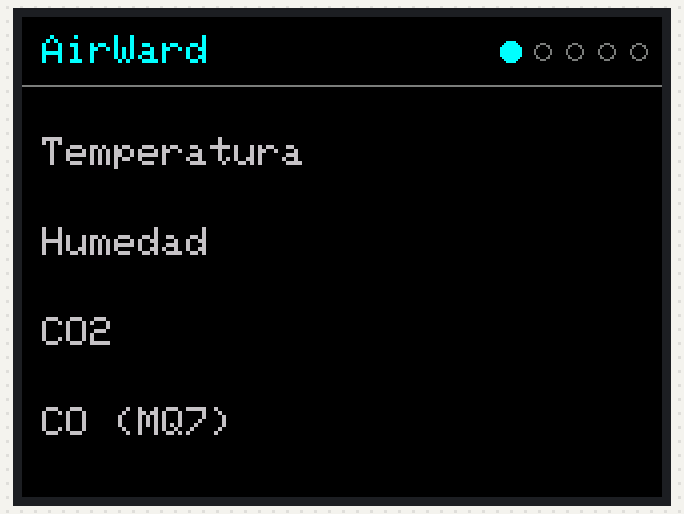
The program below on a simulated ESP32. On the bench: 320×240 colour display. WiFi joins after 1.5 s; servers stay silent unless stated; no MQTT or app messages arrive unless stated; not simulated (calls return 0 or success): secrets.h; what the program prints to the serial monitor is not drawn.

Above: at 0.88 s.
At 5.1 s:
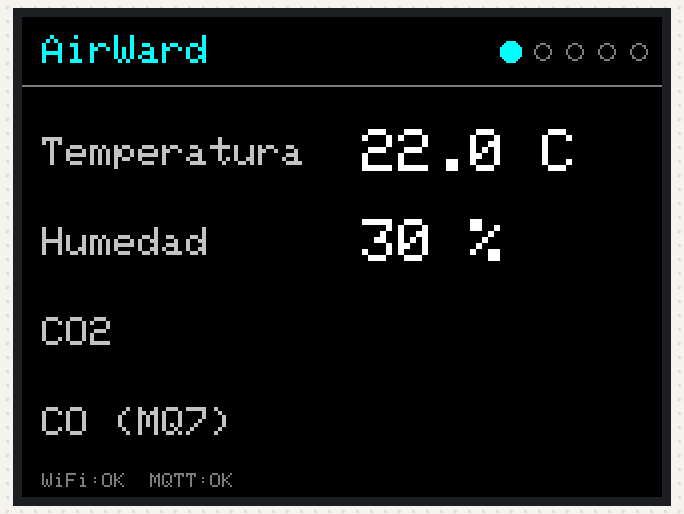
At 10.9 s:
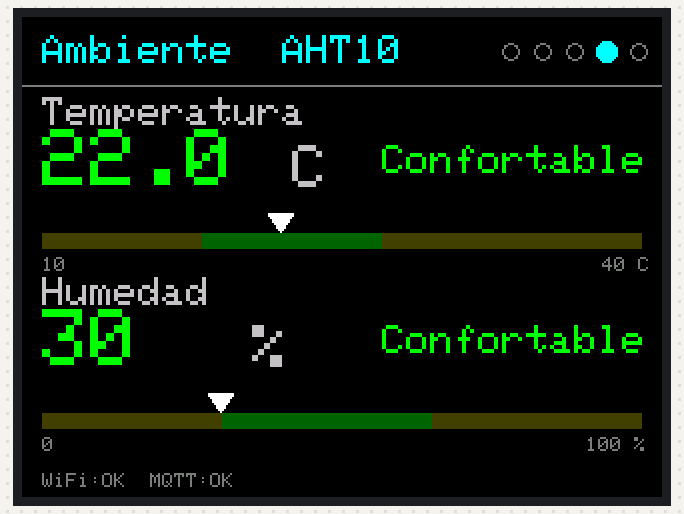
At 20.9 s:
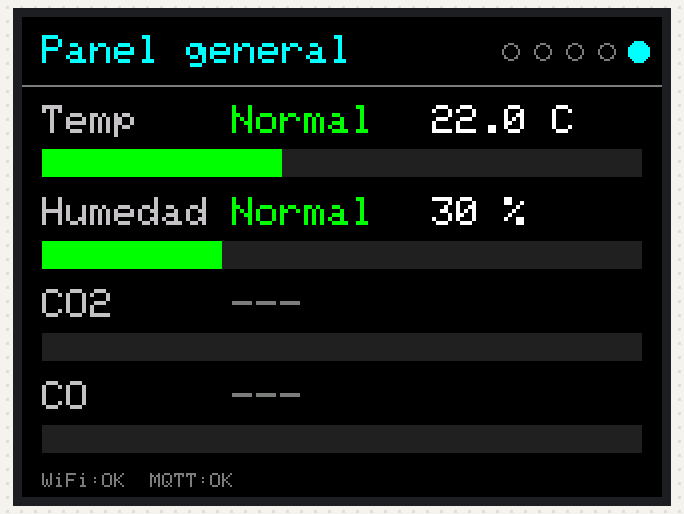
At 31.0 s:
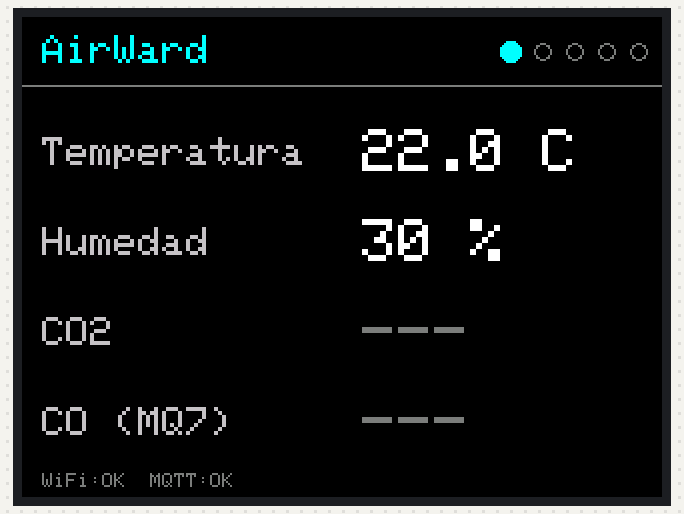

Measured:
- what the display in image 1 shows lasts 5.8 s, from 5.1 s to 10.9 s
- what the display in image 2 shows lasts 10.0 s, from 10.9 s to 20.9 s
- what the display in image 3 shows lasts 10.1 s, from 20.9 s to 31.0 s

The program:

main.cpp
```cpp
#include <Arduino.h>
#include <WiFi.h>
#include <PubSubClient.h>
#include <ArduinoJson.h>
#include <Wire.h>
#include <SPI.h>
#include <Adafruit_AHTX0.h>
#include <Adafruit_GFX.h>
#include <Adafruit_ILI9341.h>

// --- WiFi y broker: se definen en include/secrets.h (copiar de secrets.h.example) ---
#include "secrets.h"

// --- MQTT (el puerto 1883 es el del broker Mosquitto en Docker) ---
const int MQTT_PORT = 1883;

// --- MQTT ---
const char* MQTT_CLIENT_ID = "airward-principal";
const char* MQTT_TOPIC_DATOS = "airward/aht10";
const char* MQTT_TOPIC_STATUS = "airward/principal/status";
const char* MQTT_TOPIC_SUSCRIBIR = "airward/#";

// --- Pantalla ILI9341 (SPI por hardware: SCK=GPIO18, MOSI=GPIO23) ---
#define TFT_CS  5
#define TFT_DC  17
#define TFT_RST 16
Adafruit_ILI9341 tft(TFT_CS, TFT_DC, TFT_RST);

// --- Sensor local (AHT10) ---
// AHT_SIMULADO = 1: valores fijos (el AHT10 soldado no responde). Poner 0 para usar el sensor real.
#define AHT_SIMULADO 1
const float SIM_TEMP = 22.0;
const float SIM_HUM = 30.0;

Adafruit_AHTX0 aht;
bool ahtOk = false;
float tempLocal = 0;
float humLocal = 0;

//LED_TEST
#define PIN_LED_TEST              2       //en este ESP32 es el pin 2 el que tiene el LED integrado
#define CFG_LED_TEST              pinMode(PIN_LED_TEST, OUTPUT)
#define PRENDER_LED_TEST          digitalWrite(PIN_LED_TEST, HIGH)
#define APAGAR_LED_TEST           digitalWrite(PIN_LED_TEST, LOW)
#define AJUSTAR_LED_TEST(x)       digitalWrite(PIN_LED_TEST, x)

// Constantes para el destello del LED
const unsigned int TIEMPO_DESTELLO_ON  = 50;
const unsigned int TIEMPO_DESTELLO_OFF = 2000;

void LedTest() {
  static unsigned long millis_ant = 0;
  static bool estadoLed = false;
  static unsigned int intervaloActual = TIEMPO_DESTELLO_OFF;


  if (millis() - millis_ant < intervaloActual) return;
  millis_ant = millis();


  estadoLed = !estadoLed;
  AJUSTAR_LED_TEST(estadoLed);

  intervaloActual = estadoLed ? TIEMPO_DESTELLO_ON : TIEMPO_DESTELLO_OFF;
}


// --- Datos recibidos de los otros nodos ---
struct DatoRemoto {
  float valor = 0;
  unsigned long ultimo = 0;  // millis() del último mensaje recibido (0 = nunca)
};
DatoRemoto co2;
DatoRemoto mq7;
float co2Min = 0, co2Max = 0;   // desde que se encendió el principal

// --- Tiempos ---
const unsigned long INTERVALO_PUBLICACION = 2000;
const unsigned long INTERVALO_PANTALLA = 1000;
const unsigned long TIMEOUT_DATO_MS = 10000;   // sin mensajes por 10 s -> "---"
const unsigned long INTERVALO_REINTENTO = 5000;
const unsigned long INTERVALO_PAGINA = 10000;  // cambia de pantalla cada 10 s
const int REINICIAR_TFT_CADA = 3;              // cada N cambios de pantalla se reinicia el controlador (auto-recuperación)

WiFiClient espClient;
PubSubClient mqtt(espClient);
unsigned long ultimaPublicacion = 0;
unsigned long ultimaPantalla = 0;
unsigned long ultimoIntento = 0;
unsigned long ultimoCambioPagina = 0;

// ---------------------------------------------------------------
// MQTT: mensajes entrantes
// ---------------------------------------------------------------
void onMensaje(char* topic, byte* payload, unsigned int length) {
  StaticJsonDocument<192> doc;
  // Los topics de status ("online"/"offline") no son JSON: se descartan acá.
  if (deserializeJson(doc, payload, length)) return;

  if (strcmp(topic, "airward/mhz19") == 0) {
    co2.valor = doc["co2_ppm"];
    co2.ultimo = millis();
    if (co2.valor > 0) {
      if (co2Min == 0 || co2.valor < co2Min) co2Min = co2.valor;
      if (co2.valor > co2Max) co2Max = co2.valor;
    }
  } else if (strcmp(topic, "airward/mq7") == 0) {
    mq7.valor = doc["voltaje"];
    mq7.ultimo = millis();
  }
}

// ---------------------------------------------------------------
// Conexiones sin bloquear: así la pantalla y el AHT10 siguen
// funcionando aunque se caiga el WiFi o el broker.
// ---------------------------------------------------------------
void mantenerConexiones() {
  if (millis() - ultimoIntento < INTERVALO_REINTENTO) return;

  if (WiFi.status() != WL_CONNECTED) {
    ultimoIntento = millis();
    Serial.println("WiFi desconectado, reintentando...");
    WiFi.disconnect();
    WiFi.begin(WIFI_SSID, WIFI_PASSWORD);
    return;
  }

  if (!mqtt.connected()) {
    ultimoIntento = millis();
    Serial.print("Conectando a MQTT...");
    if (mqtt.connect(MQTT_CLIENT_ID, MQTT_TOPIC_STATUS, 1, true, "offline")) {
      Serial.println(" conectado.");
      mqtt.publish(MQTT_TOPIC_STATUS, "online", true);
      mqtt.subscribe(MQTT_TOPIC_SUSCRIBIR);
    } else {
      Serial.printf(" falló, rc=%d\n", mqtt.state());
    }
  }
}

// ---------------------------------------------------------------
// Pantalla: niveles y utilidades
// (solo ASCII: la fuente de Adafruit GFX no tiene tildes ni ñ)
// ---------------------------------------------------------------
const uint16_t COL_TRACK = 0x2104;       // gris oscuro (fondo de barras)
const uint16_t COL_VERDE_T = 0x0320;     // tonos tenues para las zonas de las escalas
const uint16_t COL_AMARILLO_T = 0x4200;
const uint16_t COL_ROJO_T = 0x4000;
const uint16_t COL_CYAN_T = 0x0208;

enum Nivel { N_NINGUNO, N_BUENO, N_MEDIO, N_ALTO };

uint16_t colorNivel(Nivel n) {
  switch (n) {
    case N_BUENO: return ILI9341_GREEN;
    case N_MEDIO: return ILI9341_YELLOW;
    case N_ALTO:  return ILI9341_RED;
    default:      return ILI9341_DARKGREY;
  }
}

Nivel nivelCO2(float ppm) {
  if (ppm <= 0) return N_NINGUNO;
  if (ppm >= 1200) return N_ALTO;
  if (ppm >= 800) return N_MEDIO;
  return N_BUENO;
}
Nivel nivelTemp(float c) { return (c < 18 || c > 27) ? N_MEDIO : N_BUENO; }
Nivel nivelHum(float h) { return (h < 30 || h > 65) ? N_MEDIO : N_BUENO; }

const char* textoTemp(float c) { return c < 18 ? "Fresco" : (c > 27 ? "Caluroso" : "Confortable"); }
const char* textoHum(float h) { return h < 30 ? "Seco" : (h > 65 ? "Humedo" : "Confortable"); }

bool datoVigente(const DatoRemoto& d) {
  return d.ultimo != 0 && (millis() - d.ultimo) < TIMEOUT_DATO_MS;
}

bool cambioDato(float& anterior, float actual, bool forzar) {
  if (!forzar && actual == anterior) return false;
  anterior = actual;
  return true;
}

// Texto sobre fondo negro, relleno con espacios para tapar el valor anterior (sin parpadeo).
void texto(int x, int y, uint8_t tam, uint16_t color, const char* s, int anchoChars = 0) {
  char buf[40];
  if (anchoChars > 0) snprintf(buf, sizeof(buf), "%-*s", anchoChars, s);
  else snprintf(buf, sizeof(buf), "%s", s);
  tft.setTextSize(tam);
  tft.setTextColor(color, ILI9341_BLACK);
  tft.setCursor(x, y);
  tft.print(buf);
}

// Barra con zonas de color tenues + marcador blanco triangular encima.
// frac = 0..1 posición del valor. Solo redibuja si el marcador se movió (slot = 0..3).
int ultimoPx[4];
void barraEscala(int slot, int x, int y, int w, int h, float frac, const float* hasta, const uint16_t* col, int n, bool forzar) {
  if (frac < 0) frac = 0;
  if (frac > 1) frac = 1;
  int px = x + (int)(frac * (w - 1));
  if (!forzar && px == ultimoPx[slot]) return;
  ultimoPx[slot] = px;
  float desde = 0;
  for (int i = 0; i < n; i++) {
    int x0 = x + (int)(desde * w);
    int x1 = x + (int)(hasta[i] * w);
    tft.fillRect(x0, y, x1 - x0, h, col[i]);
    desde = hasta[i];
  }
  tft.fillRect(x - 8, y - 11, w + 16, 10, ILI9341_BLACK);
  tft.fillTriangle(px - 6, y - 10, px + 6, y - 10, px, y - 1, ILI9341_WHITE);
}

// Barra de relleno proporcional (panel resumen).
void barraRelleno(int x, int y, int w, int h, float frac, uint16_t color) {
  if (frac < 0) frac = 0;
  if (frac > 1) frac = 1;
  int ancho = (int)(frac * w);
  tft.fillRect(x, y, ancho, h, color);
  tft.fillRect(x + ancho, y, w - ancho, h, COL_TRACK);
}

// ---------------------------------------------------------------
// Pantallas rotativas
// ---------------------------------------------------------------
enum Pagina { P_RESUMEN, P_CO2, P_CO, P_AMBIENTE, P_BARRAS, P_TOTAL };
int pagina = P_RESUMEN;
int cambiosPagina = 0;

bool paginaDisponible(int p) {
  if (p == P_CO2) return datoVigente(co2);
  if (p == P_CO) return datoVigente(mq7);
  return true;  // resumen, ambiente y barras siempre
}

void encabezado(const char* titulo, uint16_t color) {
  tft.fillScreen(ILI9341_BLACK);
  tft.setTextSize(2);
  tft.setTextColor(color);
  tft.setCursor(10, 9);
  tft.print(titulo);
  // puntos indicadores de pantalla
  for (int i = 0; i < P_TOTAL; i++) {
    int cx = 320 - 12 - (P_TOTAL - 1 - i) * 16;
    if (i == pagina) tft.fillCircle(cx, 17, 5, ILI9341_CYAN);
    else tft.drawCircle(cx, 17, 4, ILI9341_DARKGREY);
  }
  tft.drawFastHLine(0, 34, 320, ILI9341_DARKGREY);
  for (int i = 0; i < 4; i++) ultimoPx[i] = -1000;
}

void mostrarEstado() {
  char buf[40];
  snprintf(buf, sizeof(buf), "WiFi:%s  MQTT:%s   ",
           WiFi.status() == WL_CONNECTED ? "OK" : "--",
           mqtt.connected() ? "OK" : "--");
  texto(10, 228, 1, ILI9341_DARKGREY, buf);
}

// --- P_RESUMEN: lista de los 4 valores ---
void plantillaResumen() {
  encabezado("AirWard", ILI9341_CYAN);
  tft.setTextSize(2);
  tft.setTextColor(ILI9341_LIGHTGREY);
  tft.setCursor(10, 60);  tft.print("Temperatura");
  tft.setCursor(10, 105); tft.print("Humedad");
  tft.setCursor(10, 150); tft.print("CO2");
  tft.setCursor(10, 195); tft.print("CO (MQ7)");
}

void valorResumen(int y, const char* s, uint16_t color) {
  texto(170, y, 3, color, s, 8);
}

void actualizarResumen(bool forzar) {
  char txt[16];
  static float tempAnterior = -1, humAnterior = -1, co2Anterior = -1, coAnterior = -1;
  float tempActual = ahtOk ? tempLocal : -1;               // -1 = sin datos
  float humActual  = ahtOk ? humLocal : -1;
  float co2Actual  = datoVigente(co2) ? co2.valor : -1;
  float coActual   = datoVigente(mq7) ? mq7.valor : -1;

  if (cambioDato(tempAnterior, tempActual, forzar)) {
    if (ahtOk) {
      snprintf(txt, sizeof(txt), "%.1f C", tempLocal);
      valorResumen(56, txt, ILI9341_WHITE);
    } else {
      valorResumen(56, "ERROR", ILI9341_RED);
    }
  }
  if (cambioDato(humAnterior, humActual, forzar)) {
    if (ahtOk) {
      snprintf(txt, sizeof(txt), "%.0f %%", humLocal);
      valorResumen(101, txt, ILI9341_WHITE);
    } else {
      valorResumen(101, "ERROR", ILI9341_RED);
    }
  }
  if (cambioDato(co2Anterior, co2Actual, forzar)) {
    if (datoVigente(co2)) {
      snprintf(txt, sizeof(txt), "%.0f ppm", co2.valor);
      valorResumen(146, txt, colorNivel(nivelCO2(co2.valor)));
    } else {
      valorResumen(146, "---", ILI9341_DARKGREY);
    }
  }
  if (cambioDato(coAnterior, coActual, forzar)) {
    if (datoVigente(mq7)) {
      snprintf(txt, sizeof(txt), "%.2f V", mq7.valor);
      valorResumen(191, txt, ILI9341_WHITE);
    } else {
      valorResumen(191, "---", ILI9341_DARKGREY);
    }
  }
}

// --- P_CO2: detalle del MH-Z19 ---
void plantillaCO2() {
  encabezado("CO2  MH-Z19", ILI9341_CYAN);
  texto(165, 76, 3, ILI9341_LIGHTGREY, "ppm");
  tft.setTextSize(1);
  tft.setTextColor(ILI9341_DARKGREY);
  tft.setCursor(10, 172);  tft.print("400");
  tft.setCursor(76, 172);  tft.print("800");
  tft.setCursor(148, 172); tft.print("1200");
  tft.setCursor(286, 172); tft.print("2000");
}

void actualizarCO2(bool forzar) {
  char txt[32];
  static const float hasta[] = {0.25, 0.5, 1.0};
  static const uint16_t col[] = {COL_VERDE_T, COL_AMARILLO_T, COL_ROJO_T};
  bool ok = datoVigente(co2);
  static float co2Anterior = -1;
  float co2Actual = ok ? co2.valor : -1;  // -1 = sin datos
  if (co2Actual == co2Anterior && !forzar) return;  // mismo valor: no se redibuja
  co2Anterior = co2Actual;
  Nivel n = ok ? nivelCO2(co2.valor) : N_NINGUNO;
  uint16_t c = colorNivel(n);

  if (ok) snprintf(txt, sizeof(txt), "%.0f", co2.valor); else snprintf(txt, sizeof(txt), "---");
  texto(10, 50, 6, ok ? c : ILI9341_DARKGREY, txt, 4);

  tft.fillCircle(285, 78, 18, c);
  const char* msg = !ok ? "Sin datos del sensor"
                  : n == N_BUENO ? "Buena calidad de aire"
                  : n == N_MEDIO ? "Regular: ventilar pronto"
                  : n == N_ALTO ? "Mala: ventilar ya" : "Sin lectura";
  texto(10, 112, 2, ok ? c : ILI9341_DARKGREY, msg, 25);

  float frac = ok ? (co2.valor - 400.0) / 1600.0 : 0;
  barraEscala(0, 10, 152, 300, 16, frac, hasta, col, 3, forzar);

  if (co2Max > 0) snprintf(txt, sizeof(txt), "Min %.0f  Max %.0f", co2Min, co2Max);
  else snprintf(txt, sizeof(txt), " ");
  texto(10, 192, 2, ILI9341_LIGHTGREY, txt, 25);
}

// --- P_CO: detalle del MQ-7 (voltaje crudo) ---
void plantillaCO() {
  encabezado("CO  MQ-7", ILI9341_CYAN);
  texto(200, 76, 3, ILI9341_LIGHTGREY, "V");
  tft.setTextSize(1);
  tft.setTextColor(ILI9341_DARKGREY);
  tft.setCursor(10, 172);  tft.print("0 V");
  tft.setCursor(150, 172); tft.print("2.5");
  tft.setCursor(292, 172); tft.print("5 V");
  tft.setTextColor(ILI9341_LIGHTGREY);
  tft.setCursor(10, 196); tft.print("Tension cruda del sensor. Para pasarla a ppm");
  tft.setCursor(10, 208); tft.print("hay que calibrarlo con aire limpio y gas patron.");
}

void actualizarCO(bool forzar) {
  char txt[16];
  static const float hasta[] = {1.0};
  static const uint16_t col[] = {COL_CYAN_T};
  bool ok = datoVigente(mq7);
  static float coAnterior = -1;
  float coActual = ok ? mq7.valor : -1;  // -1 = sin datos
  if (coActual == coAnterior && !forzar) return;  // mismo valor: no se redibuja
  coAnterior = coActual;
  if (ok) snprintf(txt, sizeof(txt), "%.2f", mq7.valor); else snprintf(txt, sizeof(txt), "---");
  texto(10, 50, 6, ok ? ILI9341_WHITE : ILI9341_DARKGREY, txt, 5);
  tft.fillCircle(285, 78, 18, ok ? ILI9341_CYAN : ILI9341_DARKGREY);
  texto(10, 112, 2, ok ? ILI9341_CYAN : ILI9341_DARKGREY, ok ? "Sin calibrar" : "Sin datos del sensor", 25);
  barraEscala(0, 10, 152, 300, 16, ok ? mq7.valor / 5.0 : 0, hasta, col, 1, forzar);
}

// --- P_AMBIENTE: temperatura y humedad (AHT10) ---
void plantillaAmbiente() {
  encabezado("Ambiente  AHT10", ILI9341_CYAN);
  texto(10, 40, 2, ILI9341_LIGHTGREY, "Temperatura");
  texto(10, 130, 2, ILI9341_LIGHTGREY, "Humedad");
  texto(135, 64, 3, ILI9341_LIGHTGREY, "C");
  texto(115, 154, 3, ILI9341_LIGHTGREY, "%");
  tft.setTextSize(1);
  tft.setTextColor(ILI9341_DARKGREY);
  tft.setCursor(10, 120);  tft.print("10");
  tft.setCursor(290, 120); tft.print("40 C");
  tft.setCursor(10, 210);  tft.print("0");
  tft.setCursor(282, 210); tft.print("100 %");
}

void actualizarAmbiente(bool forzar) {
  char txt[16];
  static const float hastaT[] = {8.0 / 30, 17.0 / 30, 1.0};
  static const uint16_t colT[] = {COL_AMARILLO_T, COL_VERDE_T, COL_AMARILLO_T};
  static const float hastaH[] = {0.30, 0.65, 1.0};
  static const uint16_t colH[] = {COL_AMARILLO_T, COL_VERDE_T, COL_AMARILLO_T};
  static float tempAnterior = -1, humAnterior = -1;
  float tempActual = ahtOk ? tempLocal : -1;   // -1 = sin datos
  float humActual  = ahtOk ? humLocal : -1;

  if (cambioDato(tempAnterior, tempActual, forzar)) {
    if (!ahtOk) {
      texto(10, 56, 4, ILI9341_RED, "ERROR", 8);
    } else {
      snprintf(txt, sizeof(txt), "%.1f", tempLocal);
      texto(10, 56, 4, colorNivel(nivelTemp(tempLocal)), txt, 5);
      texto(180, 64, 2, colorNivel(nivelTemp(tempLocal)), textoTemp(tempLocal), 11);
      barraEscala(0, 10, 108, 300, 8, (tempLocal - 10.0) / 30.0, hastaT, colT, 3, forzar);
    }
  }

  if (cambioDato(humAnterior, humActual, forzar)) {
    if (!ahtOk) {
      texto(10, 146, 4, ILI9341_RED, "ERROR", 8);
    } else {
      snprintf(txt, sizeof(txt), "%.0f", humLocal);
      texto(10, 146, 4, colorNivel(nivelHum(humLocal)), txt, 4);
      texto(180, 154, 2, colorNivel(nivelHum(humLocal)), textoHum(humLocal), 11);
      barraEscala(1, 10, 198, 300, 8, humLocal / 100.0, hastaH, colH, 3, forzar);
    }
  }
}

// --- P_BARRAS: los 4 sensores de un vistazo ---
void plantillaBarras() {
  encabezado("Panel general", ILI9341_CYAN);
  texto(10, 44, 2, ILI9341_LIGHTGREY, "Temp");
  texto(10, 90, 2, ILI9341_LIGHTGREY, "Humedad");
  texto(10, 136, 2, ILI9341_LIGHTGREY, "CO2");
  texto(10, 182, 2, ILI9341_LIGHTGREY, "CO");
}

void filaBarras(int y, bool ok, Nivel n, const char* palabra, const char* valor, float frac, uint16_t colorBase) {
  uint16_t c = ok ? (n == N_NINGUNO ? colorBase : colorNivel(n)) : ILI9341_DARKGREY;
  texto(105, y, 2, c, ok ? palabra : "---", 8);
  texto(205, y, 2, ILI9341_WHITE, ok ? valor : "", 9);
  barraRelleno(10, y + 22, 300, 14, ok ? frac : 0, c);
}

void actualizarBarras(bool forzar) {
  char v[16];
  static float tempAnterior = -1, humAnterior = -1, co2Anterior = -1, coAnterior = -1;
  float tempActual = ahtOk ? tempLocal : -1;               // -1 = sin datos
  float humActual  = ahtOk ? humLocal : -1;
  float co2Actual  = datoVigente(co2) ? co2.valor : -1;
  float coActual   = datoVigente(mq7) ? mq7.valor : -1;

  if (cambioDato(tempAnterior, tempActual, forzar)) {
    snprintf(v, sizeof(v), "%.1f C", tempLocal);
    filaBarras(44, ahtOk, nivelTemp(tempLocal), (tempLocal < 18 ? "Fresco" : (tempLocal > 27 ? "Calor" : "Normal")), v, (tempLocal - 10.0) / 30.0, ILI9341_CYAN);
  }
  if (cambioDato(humAnterior, humActual, forzar)) {
    snprintf(v, sizeof(v), "%.0f %%", humLocal);
    filaBarras(90, ahtOk, nivelHum(humLocal), (humLocal < 30 ? "Seco" : (humLocal > 65 ? "Humedo" : "Normal")), v, humLocal / 100.0, ILI9341_CYAN);
  }
  if (cambioDato(co2Anterior, co2Actual, forzar)) {
    bool okC = datoVigente(co2);
    Nivel nc = nivelCO2(co2.valor);
    snprintf(v, sizeof(v), "%.0f ppm", co2.valor);
    filaBarras(136, okC, nc, nc == N_BUENO ? "Buena" : (nc == N_MEDIO ? "Regular" : "Mala"), v, (co2.valor - 400.0) / 1600.0, ILI9341_CYAN);
  }
  if (cambioDato(coAnterior, coActual, forzar)) {
    bool okM = datoVigente(mq7);
    snprintf(v, sizeof(v), "%.2f V", mq7.valor);
    filaBarras(182, okM, N_NINGUNO, "Crudo", v, mq7.valor / 5.0, ILI9341_CYAN);
  }
}

// ---------------------------------------------------------------
void dibujarPagina() {
  switch (pagina) {
    case P_RESUMEN:  plantillaResumen(); break;
    case P_CO2:      plantillaCO2(); break;
    case P_CO:       plantillaCO(); break;
    case P_AMBIENTE: plantillaAmbiente(); break;
    case P_BARRAS:   plantillaBarras(); break;
  }
}

void cambiarPagina() {
  int p = pagina;
  for (int i = 0; i < P_TOTAL; i++) {
    p = (p + 1) % P_TOTAL;
    if (paginaDisponible(p)) break;
  }
  pagina = p;
  cambiosPagina++;
  if (cambiosPagina % REINICIAR_TFT_CADA == 0) {
    // Si el controlador se resetea por una mala conexión, esto lo reconfigura.
    tft.begin();
    tft.setRotation(1);
  }
  dibujarPagina();
}

void actualizarPantalla(bool forzar) {
  switch (pagina) {
    case P_RESUMEN:  actualizarResumen(forzar); break;
    case P_CO2:      actualizarCO2(forzar); break;
    case P_CO:       actualizarCO(forzar); break;
    case P_AMBIENTE: actualizarAmbiente(forzar); break;
    case P_BARRAS:   actualizarBarras(forzar); break;
  }
  mostrarEstado();
}

// ---------------------------------------------------------------
void setup() {
  Serial.begin(115200);
  delay(500);

  tft.begin();
  tft.setRotation(1);  // horizontal: 320 x 240
  dibujarPagina();

#if AHT_SIMULADO
  ahtOk = true;
  tempLocal = SIM_TEMP;
  humLocal = SIM_HUM;
  Serial.println("AHT10 SIMULADO: temperatura y humedad fijas");
#else
  Wire.begin(21, 22);  // SDA, SCL
  ahtOk = aht.begin();
  Serial.println(ahtOk ? "AHT10 OK" : "No se encontró el AHT10 (SDA=21, SCL=22)");
#endif

  WiFi.mode(WIFI_STA);
  WiFi.begin(WIFI_SSID, WIFI_PASSWORD);
  mqtt.setServer(MQTT_BROKER, MQTT_PORT);
  mqtt.setCallback(onMensaje);
  ultimoCambioPagina = millis();
}

void loop() {
  LedTest();
  mantenerConexiones();
  if (mqtt.connected()) mqtt.loop();

  unsigned long ahora = millis();

  if (ahora - ultimaPublicacion >= INTERVALO_PUBLICACION) {
    ultimaPublicacion = ahora;

    if (ahtOk) {
#if !AHT_SIMULADO
      sensors_event_t humedad, temp;
      aht.getEvent(&humedad, &temp);
      tempLocal = temp.temperature;
      humLocal = humedad.relative_humidity;
#endif
      if (mqtt.connected()) {
        StaticJsonDocument<160> doc;
        doc["id_nodo"] = "aht10";
        doc["temp"] = tempLocal;
        doc["humedad"] = humLocal;
        doc["uptime_ms"] = millis();
#if AHT_SIMULADO
        doc["simulado"] = true;
#endif
        char buffer[160];
        size_t n = serializeJson(doc, buffer);
        bool ok = mqtt.publish(MQTT_TOPIC_DATOS, buffer, n);
        Serial.printf("Publicado en %s: %s -> %s\n", MQTT_TOPIC_DATOS, buffer, ok ? "OK" : "FALLÓ");
      }
    }
  }

  bool cambio = false;
  if (ahora - ultimoCambioPagina >= INTERVALO_PAGINA) {
    ultimoCambioPagina = ahora;
    cambiarPagina();
    cambio = true;
  }

  if (cambio || ahora - ultimaPantalla >= INTERVALO_PANTALLA) {
    ultimaPantalla = ahora;
    actualizarPantalla(cambio);
  }
}
```
